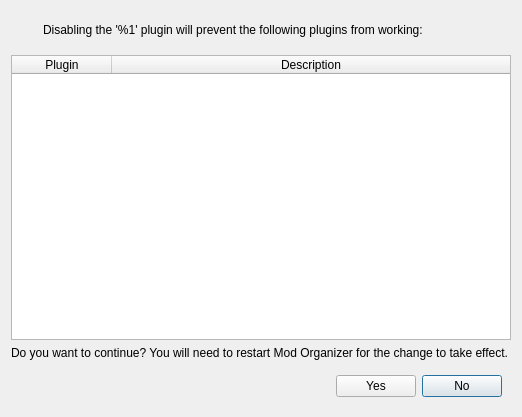
<?xml version="1.0" encoding="UTF-8"?>
<ui version="4.0">
 <class>DisableProxyPluginDialog</class>
 <widget class="QDialog" name="DisableProxyPluginDialog">
  <property name="geometry">
   <rect>
    <x>0</x>
    <y>0</y>
    <width>522</width>
    <height>417</height>
   </rect>
  </property>
  <property name="windowTitle">
   <string>Really disable plugin?</string>
  </property>
  <layout class="QVBoxLayout" name="verticalLayout">
   <item>
    <widget class="QWidget" name="horizontalWidget" native="true">
     <property name="minimumSize">
      <size>
       <width>0</width>
       <height>0</height>
      </size>
     </property>
     <layout class="QHBoxLayout" name="horizontalLayout">
      <item>
       <widget class="QLabel" name="label_2">
        <property name="sizePolicy">
         <sizepolicy hsizetype="Fixed" vsizetype="Fixed">
          <horstretch>0</horstretch>
          <verstretch>0</verstretch>
         </sizepolicy>
        </property>
        <property name="text">
         <string/>
        </property>
        <property name="textFormat">
         <enum>Qt::PlainText</enum>
        </property>
        <property name="pixmap">
         <pixmap resource="resources.qrc">:/MO/gui/remove</pixmap>
        </property>
        <property name="alignment">
         <set>Qt::AlignCenter</set>
        </property>
       </widget>
      </item>
      <item>
       <spacer name="horizontalSpacer">
        <property name="orientation">
         <enum>Qt::Horizontal</enum>
        </property>
        <property name="sizeType">
         <enum>QSizePolicy::Fixed</enum>
        </property>
        <property name="sizeHint" stdset="0">
         <size>
          <width>10</width>
          <height>20</height>
         </size>
        </property>
       </spacer>
      </item>
      <item>
       <widget class="QLabel" name="topLabel">
        <property name="text">
         <string>Disabling the '%1' plugin will prevent the following plugins from working:</string>
        </property>
       </widget>
      </item>
     </layout>
    </widget>
   </item>
   <item>
    <widget class="QTableWidget" name="requiredPlugins">
     <property name="columnCount">
      <number>2</number>
     </property>
     <attribute name="horizontalHeaderStretchLastSection">
      <bool>true</bool>
     </attribute>
     <column>
      <property name="text">
       <string>Plugin</string>
      </property>
     </column>
     <column>
      <property name="text">
       <string>Description</string>
      </property>
     </column>
    </widget>
   </item>
   <item>
    <widget class="QLabel" name="label">
     <property name="text">
      <string>Do you want to continue? You will need to restart Mod Organizer for the change to take effect.</string>
     </property>
    </widget>
   </item>
   <item>
    <widget class="QWidget" name="buttons" native="true">
     <property name="minimumSize">
      <size>
       <width>0</width>
       <height>0</height>
      </size>
     </property>
     <layout class="QHBoxLayout" name="horizontalLayout_2">
      <item>
       <spacer name="horizontalSpacer_2">
        <property name="orientation">
         <enum>Qt::Horizontal</enum>
        </property>
        <property name="sizeHint" stdset="0">
         <size>
          <width>40</width>
          <height>20</height>
         </size>
        </property>
       </spacer>
      </item>
      <item>
       <widget class="QPushButton" name="yesBtn">
        <property name="minimumSize">
         <size>
          <width>80</width>
          <height>0</height>
         </size>
        </property>
        <property name="text">
         <string>Yes</string>
        </property>
        <property name="icon">
         <iconset resource="resources.qrc">
          <normaloff>:/MO/gui/remove</normaloff>:/MO/gui/remove</iconset>
        </property>
       </widget>
      </item>
      <item>
       <widget class="QPushButton" name="noBtn">
        <property name="sizePolicy">
         <sizepolicy hsizetype="Fixed" vsizetype="Fixed">
          <horstretch>0</horstretch>
          <verstretch>0</verstretch>
         </sizepolicy>
        </property>
        <property name="minimumSize">
         <size>
          <width>80</width>
          <height>0</height>
         </size>
        </property>
        <property name="text">
         <string>No</string>
        </property>
        <property name="default">
         <bool>true</bool>
        </property>
        <property name="flat">
         <bool>false</bool>
        </property>
       </widget>
      </item>
     </layout>
    </widget>
   </item>
  </layout>
 </widget>
 <resources>
  <include location="resources.qrc"/>
 </resources>
 <connections/>
</ui>
